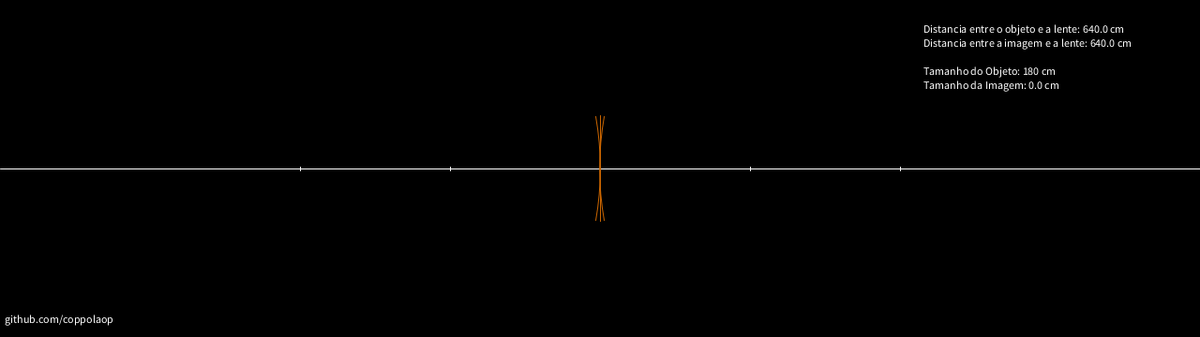
Frame 1 (no input)
Frame 60 (the mouse pressed at the canvas centre just before this capture): identical to frame 1, image omitted
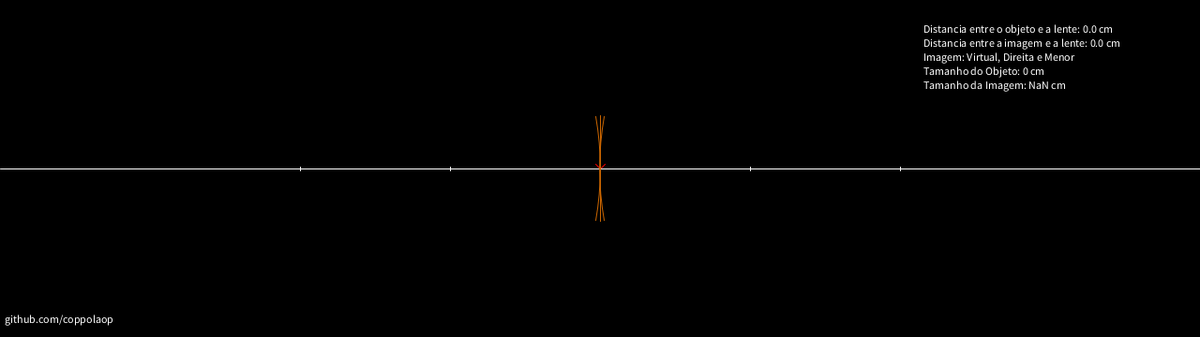
Frame 120 (the mouse held since frame 60 and released just before this capture)

The Processing sketch that drew these frames (run headless with seeded random() and noise(); from frame 60 on, the mouse is pressed at the canvas centre):

// Processing sketch: LenteDivergente
// ── LenteDivergente.pde
void setup() {
  size(1280, 360);
}

float equacaoRetaY(float x1, float y1, float x2, float y2, float x) { //calcula a altura do ponto na reta de acordo com a largura
  float coeficiente = (y2 - y1)/(x2 - x1);
  float y = (coeficiente * (x - x1)) + y1;
  return y;
}

float equacaoRetaX(float x1, float y1, float x2, float y2, float y) {//calcula a largura do ponto na reta de acordo com a altura
  float coeficiente = (y2 - y1)/(x2 - x1);
  float x = ((y-y1)/coeficiente)+x1;
  return x;
}

float equacaoGauss(float foco, float P){
  float PLinha = 0.;
  PLinha = (foco*P)/(P-foco);
  return PLinha;
}

float aumentoLinear(float PLinha, float P){
  float aumento = 0.;
  aumento = -PLinha/P;
  return aumento;
}

void draw() {
  Integer vObjeto = this.height/2 - mouseY;//altura e largura do Objeto
  PVector pObjeto = new PVector(mouseX, this.height/2 - vObjeto);//posição do topo do objeto
  
  PVector pImagem = new PVector(mouseX, this.height/2 - vObjeto);//posição do topo do objeto
  float vImagem = 0;//altura e largura do Objeto
  
  float raio = this.width/4;//valor do raio do espelho com valor de acordo com o fundo
  PVector pCentro = new PVector(this.width/2 - raio, this.height/2);//posição do centro do lado esquerdo
  PVector pCentro2 = new PVector(this.width/2 + raio, this.height/2);//posição do centro do lado direito
  float vCentro = raio;//valor numérico do centro
  PVector pFoco = new PVector(pCentro.x + vCentro/2, this.height/2);//posição do foco do lado esquerdo
  PVector pFoco2 = new PVector(pCentro2.x - vCentro/2, this.height/2);//posição do foco do lado direito
  float vFoco = vCentro/2;//valor numérico de foco
  
  float pitagoras = (float) Math.sqrt(((raio*raio)-(vObjeto*vObjeto)));//distancia entre o centro do espelho e o ponto1
  
  float alturaMaxima = pitagoras * 0.1763269807;//valor da base * tangente de 10° para impedir que a imagem e o objeto sejam maiores que o espelho
  boolean tamanhoCerto = true;//Variavel que determina se o objeto e a imagem são menores que o espelho
  
  background(0);//plano de fundo preto

  if (mouseX < this.width/2) {//Objeto do lado esquerdo
  
  }else{//Objeto do lado direito
    if(mouseY < this.height/2){//Imagem na parte de cima
      
      pImagem.x = this.width/2 + equacaoGauss(vFoco, this.width/2 - pObjeto.x);
      vImagem = aumentoLinear(this.width/2 - pImagem.x,this.width/2 - pObjeto.x) * vObjeto;
      pImagem.y = this.height/2 - Math.abs(vImagem);
      
      //Inicio Objeto
      stroke(255, 0, 0);//cor das linhas de reflexo
      line(pObjeto.x, pObjeto.y, pObjeto.x , this.height/2);
      line(pObjeto.x, pObjeto.y, pObjeto.x - 5, pObjeto.y + 5);
      line(pObjeto.x, pObjeto.y, pObjeto.x + 5, pObjeto.y + 5);
      //Fim Objeto
        
      if(alturaMaxima>vObjeto){
        
        stroke(0, 255, 0);//cor das linhas de reflexão
        line(pObjeto.x, pObjeto.y, this.width/2, pObjeto.y);//topo do objeto ate espelho
        line(pObjeto.x, pObjeto.y, this.width/2, this.height/2);//topo do objeto até o meio do espelho
        
        stroke(0, 255, 255);//cor das linhas do outro lado do espelho
        line(this.width/2, pObjeto.y, pFoco2.x, pFoco2.y);//Reflexão do espelho ao foco
        
        //Inicio Imagem
        stroke(255, 0, 0);//cor da Imagem
        line(pImagem.x, pImagem.y, pImagem.x , this.height/2);
        line(pImagem.x, pImagem.y, pImagem.x - 5, pImagem.y + 5);
        line(pImagem.x, pImagem.y, pImagem.x + 5, pImagem.y + 5);
         //Fim Imagem
        
        text("Imagem: Virtual, Direita e Menor", this.width/1.30, 65);
      }else{
        tamanhoCerto = false;
        text("Objeto Maior que o espelho", this.width/1.30, 65);
        stroke(0, 255, 0);//cor das linhas de reflexão
        line(pObjeto.x, pObjeto.y, this.width/2, this.height/2);//topo do objeto ate espelho
        line(pObjeto.x, pObjeto.y, 0, equacaoRetaY(pObjeto.x, pObjeto.y, this.width/2, pObjeto.y, 0));//topo do objeto ate o canto
      }
    }else{//imagem na parte de baixo
      pImagem.x = this.width/2 + equacaoGauss(vFoco, this.width/2 - pObjeto.x);
      vImagem = aumentoLinear(this.width/2 - pImagem.x,this.width/2 - pObjeto.x) * vObjeto;
      pImagem.y = this.height/2 + Math.abs(vImagem);
      
      //Inicio Objeto
      stroke(255, 0, 0);//cor do Objeto
      line(pObjeto.x, pObjeto.y, pObjeto.x , this.height/2);
      line(pObjeto.x, pObjeto.y, pObjeto.x + 5, pObjeto.y - 5);
      line(pObjeto.x, pObjeto.y, pObjeto.x - 5, pObjeto.y - 5);
      //Fim Objeto
        
      if(alturaMaxima>-vObjeto){
        
        stroke(0, 255, 0);//cor das linhas de reflexo
        line(pObjeto.x, pObjeto.y, this.width/2, pObjeto.y);//topo do objeto ate espelho
        line(pObjeto.x, pObjeto.y, this.width/2, this.height/2);//topo do objeto ate o meio do espelho
        
        stroke(0, 255, 255);//cor das linhas do outro lado do espelho
        line(this.width/2, pObjeto.y, pFoco2.x, pFoco2.y);//Reflexão do espelho ao foco
        
        //Inicio Imagem
        stroke(255, 0, 0);//cor da Imagem
        line(pImagem.x, pImagem.y, pImagem.x , this.height/2);
        line(pImagem.x, pImagem.y, pImagem.x + 5, pImagem.y - 5);
        line(pImagem.x, pImagem.y, pImagem.x - 5, pImagem.y - 5);
         //Fim Imagem
        
        text("Imagem: Virtual, Direita e Menor", this.width/1.30, 65);
      }else{
        tamanhoCerto = false;
        text("Objeto Maior que o espelho", this.width/1.30, 65);
        stroke(0, 255, 0);//cor das linhas de reflexo
        line(pObjeto.x, pObjeto.y, this.width/2, this.height/2);//topo do objeto ate o canto
        line(pObjeto.x, pObjeto.y, 0, equacaoRetaY(pObjeto.x, pObjeto.y, this.width/2, pObjeto.y, 0));//topo do objeto ate o canto
      }
    }
  }
  
  if(tamanhoCerto){
    //centimetros = pixels
    text("Distancia entre o objeto e a lente: " + Math.abs(this.width/2 -pObjeto.x) + " cm", this.width/1.30, 35);
    text("Distancia entre a imagem e a lente: " + Math.abs(this.width/2 -pImagem.x) + " cm", this.width/1.30, 50);
    text("Tamanho do Objeto: " + Math.abs(vObjeto) + " cm", this.width/1.30, 80);
    text("Tamanho da Imagem: " + Math.abs(vImagem) + " cm", this.width/1.30, 95);
  }
  stroke(255, 255, 255);//cor da linha
  //Linha Horizontal
  line(0, this.height/2, this.width, this.height/2);
  
  //Centro esquerda
  line(pCentro.x, this.height/2 - 2, pCentro.x , this.height/2 + 2);
  //Foco esquerda
  line(pFoco.x, this.height/2 - 2, pFoco.x , this.height/2 + 2);
  
  //Centro direita
  line(pCentro2.x, this.height/2 - 2, pCentro2.x, this.height/2 + 2);
  //Foco direita
  line(pFoco2.x, this.height/2 - 2, pFoco2.x, this.height/2 + 2);
  
  //Inicio Espelho
  noFill();//preenchimento interior do arco
  stroke(204, 102, 0);//cor do arco
  arc(this.width/2 - raio, this.height/2, raio*2, raio*2, -HALF_PI/9, HALF_PI/9);//arco(lente) formando no máximo 10 Graus com o centro
  line(this.width/2 , this.height/2- vCentro*0.1763269807, this.width/2, this.height/2+ vCentro*0.1763269807);
  arc(this.width/2 + raio, this.height/2, raio*2, raio*2, -HALF_PI/9-PI, HALF_PI/9-PI);//arco(lente) formando no máximo 10 Graus com o centro
  //Fim Espelho
  
  text("github.com/coppolaop", 5, this.height - 15);//Autor
  
  //-- Regras de Nitidez do Espelho
  //http://alunosonline.uol.com.br/fisica/condicoes-gauss-para-espelhos-esfericos.html
  //http://papofisico.tumblr.com/post/35741884495/condi%C3%A7%C3%A3o-de-nitidez-de-gauss
}
